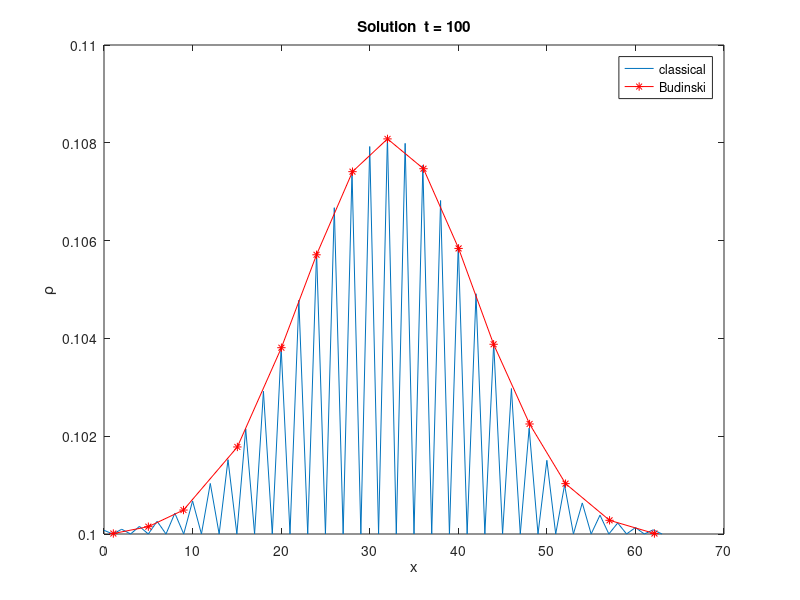

MATLAB code to generate this figure:
% January 25th 2022 by Fatima Ezahra Chrit
% D1Q2 Lattice Boltzmann code for: advection-diffusion equation
% (with special case of heat diffusion in slab with const temp)
% (rho is the diffused scalar, advection velocity u is externally imposed)
% c2 - c1

clear all; close all;

flHeatDiffusion = 0;    %flag to solve heat diffusion equation (Dirichlet at T(x=0)=Tw and zero flux at x=L)
Tw = 1;  % wall temp in heat diffusion equation
mu0 = 13;  % location of point source

%domain params
L = 63;    %domain length
dx = 1;     %spacing
nx = L/dx +1; % number of nodes
x = linspace(0,L,nx);

%D1Q2 lattice constants
w=[1/2 1/2]; % weight coeffecients
cx = [1 -1]; %lattice velocities
csq = 1; %square of sound speed

%simulation parameters
if (flHeatDiffusion)
    ux = 0.; %pure diffusion
else
    ux = 0.2; %Advection x-velocity 
end
tau = 1; 
omega = 1/tau;
D = 0.5; %csq * (tau - 1/2);  % diffusion coefficient
maxT  = 100; % total number of iterations 
tPlot = 1;    % cycles for graphical output

% initialisation 
if (flHeatDiffusion)
    rho = zeros(1,nx);
else
    rho = 0.1 * ones(1,nx);
%     rho(mu0-1) = 0.15; 
    rho(mu0) = 0.2;
%     rho(mu0+1) = 0.15;
  
end

%plot initial dstribution
figure; plot(x,rho,'k'); title(['Solution  t = 0']);
xlabel('x'); ylabel('\rho');
% return;

%initialize distribution functons
for i=1:2
    cu = cx(i)*ux / csq; 
    feq(i,:) = rho .* w(i) .* (1 + cu); %+ cu.*cu/2 - ux.^2/(2*csq)); %commented is the non-linear term in feq
end
f = feq;  % distribution function f initialized from the equilibrium function 
rho = sum(f); 

% MAIN LOOP
for cycle = 1:maxT
    clf;     
    
     % COLLISION STEP 
    for i=1:2
        cu = cx(i) * ux / csq; 
        feq(i,:) = rho .* w(i) .* (1 + cu); % + cu.*cu/2 - ux.^2/(2*csq)); %commented is the non-linear term in feq
        fout(i,:) = f(i,:) - omega .* (f(i,:)-feq(i,:)); 
    end 
    
    % STREAMING STEP 
    f(1,2:nx) = fout(1,1:nx-1);
    f(2,1:nx-1) = fout(2,2:nx);
    
    if (flHeatDiffusion)
        %Heat diffusion BC
        f(1,1) = Tw - f(2,1);       %Dirichlet BC
        f(1,nx) = f(1,nx-1);        %zero flux
        f(2,nx) = f(2,nx-1);        %zero flux
    else
        % periodic BC
        f(1,1) = fout(1,nx);
        f(2,nx) = fout(2,1);
    end
    
    %     MACROSCOPIC VARIABLES (moments)
    rho = sum(f);
    
%   analytical solution
    if (flHeatDiffusion)
        rhoAnalytical = Tw *(1-erf(x/(sqrt(4*D*cycle))));
    end

%     % VISUALIZATION
    if (mod(cycle,tPlot)==0)
        plot(x,rho);
        hold on;
        if(flHeatDiffusion)
            hold on
            plot(x, rhoAnalytical, '*r');
            legend('LBM', 'Analytical');
        end
%         title('Solution at t = ' + cycle);
        xlabel('x');
        ylabel('\rho');
%         axis([0 64 0.1 0.12]);
%         axis equal off;
        drawnow
    end
end

%data from Budinski figure (keep same params)
dataBudinski_t20 = [-0.03971	0.10001
4.0081	0.10096
4.93231	0.10143
5.95011	0.10246
6.95622	0.10347
7.97402	0.1053
8.99182	0.10706
10.92214	0.11168
12.94604	0.11588
14.98165	0.11792
16.72478	0.11649
18.93587	0.11242
20.97147	0.10747
23.08897	0.10347
26.03709	0.10076
27.9674	0.10015
32.95113	0.10001
44.93078	0.10001
58.19731	0.10008];

dataBudinski_t40 = [0.05388	0.10008
4.0081	0.10062
5.95011	0.1015
8.99182	0.10347
12.03353	0.10673
14.98165	0.11019
17.09915	0.11201
19.02946	0.11269
21.8021	0.1114
24.01318	0.10937
26.9613	0.10571
30.00301	0.10279
33.04472	0.10096
36.99894	0.10008
41.98266	0.10001
48.15967	0.09994
58.10372	0.09994];

dataBudinski_t60 = [0.05388	0.10001
4.93231	0.10062
7.97402	0.1015
11.01573	0.103
13.96385	0.1051
17.00555	0.10754
19.95367	0.10951
22.99538	0.11045
26.9613	0.1091
30.00301	0.10692
33.04472	0.10449
35.99284	0.10246
40.04065	0.10076
44.10016	0.10015
50.08999	0.09994
57.09761	0.09987];

dataBudinski_t100 = [0.05388	0.10001
4.0081	0.10015
7.97402	0.10049
14.05744	0.10178
19.02946	0.10381
22.99538	0.10571
27.05489	0.10741
31.00911	0.10808
35.06862	0.10747
39.03454	0.10584
42.98877	0.10388
47.04828	0.10225
51.10779	0.10103
56.07981	0.10028
61.14543	0.10001];

if(~flHeatDiffusion)
    switch maxT
        case 20
            plot(dataBudinski_t20(:,1)+1, dataBudinski_t20(:,2),'*-r');
            legend('classical','Budinski');
        case 40
            plot(dataBudinski_t40(:,1)+1, dataBudinski_t40(:,2),'*-r');
            legend('classical','Budinski');
        case 60
            plot(dataBudinski_t60(:,1)+1, dataBudinski_t60(:,2),'*-r');
            legend('classical','Budinski');
        case 100
            plot(dataBudinski_t100(:,1)+1, dataBudinski_t100(:,2),'*-r');
            legend('classical','Budinski');
    end
end    
title(['Solution  t = ', num2str(maxT)]);
